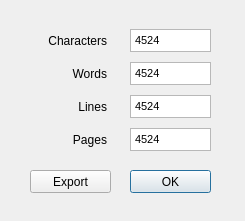
<?xml version="1.0" encoding="UTF-8"?>
<ui version="4.0">
 <class>resultCount</class>
 <widget class="QDialog" name="resultCount">
  <property name="geometry">
   <rect>
    <x>0</x>
    <y>0</y>
    <width>245</width>
    <height>221</height>
   </rect>
  </property>
  <property name="sizePolicy">
   <sizepolicy hsizetype="Fixed" vsizetype="Fixed">
    <horstretch>0</horstretch>
    <verstretch>0</verstretch>
   </sizepolicy>
  </property>
  <property name="minimumSize">
   <size>
    <width>245</width>
    <height>221</height>
   </size>
  </property>
  <property name="maximumSize">
   <size>
    <width>245</width>
    <height>221</height>
   </size>
  </property>
  <property name="windowTitle">
   <string>Count results</string>
  </property>
  <property name="windowIcon">
   <iconset>
    <normaloff>../img/pdf.png</normaloff>../img/pdf.png</iconset>
  </property>
  <widget class="QLabel" name="label_4">
   <property name="geometry">
    <rect>
     <x>32</x>
     <y>128</y>
     <width>75</width>
     <height>23</height>
    </rect>
   </property>
   <property name="sizePolicy">
    <sizepolicy hsizetype="Fixed" vsizetype="Fixed">
     <horstretch>0</horstretch>
     <verstretch>0</verstretch>
    </sizepolicy>
   </property>
   <property name="minimumSize">
    <size>
     <width>75</width>
     <height>23</height>
    </size>
   </property>
   <property name="maximumSize">
    <size>
     <width>75</width>
     <height>23</height>
    </size>
   </property>
   <property name="text">
    <string>Pages</string>
   </property>
   <property name="alignment">
    <set>Qt::AlignRight|Qt::AlignTrailing|Qt::AlignVCenter</set>
   </property>
  </widget>
  <widget class="QTextBrowser" name="textBrowser_2">
   <property name="geometry">
    <rect>
     <x>130</x>
     <y>128</y>
     <width>81</width>
     <height>23</height>
    </rect>
   </property>
   <property name="sizePolicy">
    <sizepolicy hsizetype="Fixed" vsizetype="Fixed">
     <horstretch>0</horstretch>
     <verstretch>0</verstretch>
    </sizepolicy>
   </property>
   <property name="minimumSize">
    <size>
     <width>81</width>
     <height>23</height>
    </size>
   </property>
   <property name="maximumSize">
    <size>
     <width>81</width>
     <height>23</height>
    </size>
   </property>
   <property name="verticalScrollBarPolicy">
    <enum>Qt::ScrollBarAlwaysOff</enum>
   </property>
   <property name="horizontalScrollBarPolicy">
    <enum>Qt::ScrollBarAlwaysOff</enum>
   </property>
   <property name="html">
    <string>&lt;!DOCTYPE HTML PUBLIC &quot;-//W3C//DTD HTML 4.0//EN&quot; &quot;http://www.w3.org/TR/REC-html40/strict.dtd&quot;&gt;
&lt;html&gt;&lt;head&gt;&lt;meta name=&quot;qrichtext&quot; content=&quot;1&quot; /&gt;&lt;style type=&quot;text/css&quot;&gt;
p, li { white-space: pre-wrap; }
&lt;/style&gt;&lt;/head&gt;&lt;body style=&quot; font-family:'MS Shell Dlg 2'; font-size:8.25pt; font-weight:400; font-style:normal;&quot;&gt;
&lt;p style=&quot; margin-top:0px; margin-bottom:0px; margin-left:0px; margin-right:0px; -qt-block-indent:0; text-indent:0px;&quot;&gt;4524&lt;/p&gt;&lt;/body&gt;&lt;/html&gt;</string>
   </property>
  </widget>
  <widget class="QLabel" name="label_5">
   <property name="geometry">
    <rect>
     <x>32</x>
     <y>29</y>
     <width>75</width>
     <height>23</height>
    </rect>
   </property>
   <property name="sizePolicy">
    <sizepolicy hsizetype="Fixed" vsizetype="Fixed">
     <horstretch>0</horstretch>
     <verstretch>0</verstretch>
    </sizepolicy>
   </property>
   <property name="minimumSize">
    <size>
     <width>75</width>
     <height>23</height>
    </size>
   </property>
   <property name="maximumSize">
    <size>
     <width>75</width>
     <height>23</height>
    </size>
   </property>
   <property name="text">
    <string>Characters</string>
   </property>
   <property name="alignment">
    <set>Qt::AlignRight|Qt::AlignTrailing|Qt::AlignVCenter</set>
   </property>
  </widget>
  <widget class="QTextBrowser" name="textBrowser_3">
   <property name="geometry">
    <rect>
     <x>130</x>
     <y>29</y>
     <width>81</width>
     <height>23</height>
    </rect>
   </property>
   <property name="sizePolicy">
    <sizepolicy hsizetype="Fixed" vsizetype="Fixed">
     <horstretch>0</horstretch>
     <verstretch>0</verstretch>
    </sizepolicy>
   </property>
   <property name="minimumSize">
    <size>
     <width>81</width>
     <height>23</height>
    </size>
   </property>
   <property name="maximumSize">
    <size>
     <width>81</width>
     <height>23</height>
    </size>
   </property>
   <property name="verticalScrollBarPolicy">
    <enum>Qt::ScrollBarAlwaysOff</enum>
   </property>
   <property name="horizontalScrollBarPolicy">
    <enum>Qt::ScrollBarAlwaysOff</enum>
   </property>
   <property name="html">
    <string>&lt;!DOCTYPE HTML PUBLIC &quot;-//W3C//DTD HTML 4.0//EN&quot; &quot;http://www.w3.org/TR/REC-html40/strict.dtd&quot;&gt;
&lt;html&gt;&lt;head&gt;&lt;meta name=&quot;qrichtext&quot; content=&quot;1&quot; /&gt;&lt;style type=&quot;text/css&quot;&gt;
p, li { white-space: pre-wrap; }
&lt;/style&gt;&lt;/head&gt;&lt;body style=&quot; font-family:'MS Shell Dlg 2'; font-size:8.25pt; font-weight:400; font-style:normal;&quot;&gt;
&lt;p style=&quot; margin-top:0px; margin-bottom:0px; margin-left:0px; margin-right:0px; -qt-block-indent:0; text-indent:0px;&quot;&gt;4524&lt;/p&gt;&lt;/body&gt;&lt;/html&gt;</string>
   </property>
  </widget>
  <widget class="QLabel" name="label_6">
   <property name="geometry">
    <rect>
     <x>32</x>
     <y>62</y>
     <width>75</width>
     <height>23</height>
    </rect>
   </property>
   <property name="sizePolicy">
    <sizepolicy hsizetype="Fixed" vsizetype="Fixed">
     <horstretch>0</horstretch>
     <verstretch>0</verstretch>
    </sizepolicy>
   </property>
   <property name="minimumSize">
    <size>
     <width>75</width>
     <height>23</height>
    </size>
   </property>
   <property name="maximumSize">
    <size>
     <width>75</width>
     <height>23</height>
    </size>
   </property>
   <property name="text">
    <string>Words</string>
   </property>
   <property name="alignment">
    <set>Qt::AlignRight|Qt::AlignTrailing|Qt::AlignVCenter</set>
   </property>
  </widget>
  <widget class="QTextBrowser" name="textBrowser_4">
   <property name="geometry">
    <rect>
     <x>130</x>
     <y>62</y>
     <width>81</width>
     <height>23</height>
    </rect>
   </property>
   <property name="sizePolicy">
    <sizepolicy hsizetype="Fixed" vsizetype="Fixed">
     <horstretch>0</horstretch>
     <verstretch>0</verstretch>
    </sizepolicy>
   </property>
   <property name="minimumSize">
    <size>
     <width>81</width>
     <height>23</height>
    </size>
   </property>
   <property name="maximumSize">
    <size>
     <width>81</width>
     <height>23</height>
    </size>
   </property>
   <property name="verticalScrollBarPolicy">
    <enum>Qt::ScrollBarAlwaysOff</enum>
   </property>
   <property name="horizontalScrollBarPolicy">
    <enum>Qt::ScrollBarAlwaysOff</enum>
   </property>
   <property name="html">
    <string>&lt;!DOCTYPE HTML PUBLIC &quot;-//W3C//DTD HTML 4.0//EN&quot; &quot;http://www.w3.org/TR/REC-html40/strict.dtd&quot;&gt;
&lt;html&gt;&lt;head&gt;&lt;meta name=&quot;qrichtext&quot; content=&quot;1&quot; /&gt;&lt;style type=&quot;text/css&quot;&gt;
p, li { white-space: pre-wrap; }
&lt;/style&gt;&lt;/head&gt;&lt;body style=&quot; font-family:'MS Shell Dlg 2'; font-size:8.25pt; font-weight:400; font-style:normal;&quot;&gt;
&lt;p style=&quot; margin-top:0px; margin-bottom:0px; margin-left:0px; margin-right:0px; -qt-block-indent:0; text-indent:0px;&quot;&gt;4524&lt;/p&gt;&lt;/body&gt;&lt;/html&gt;</string>
   </property>
  </widget>
  <widget class="QLabel" name="label_7">
   <property name="geometry">
    <rect>
     <x>32</x>
     <y>95</y>
     <width>75</width>
     <height>23</height>
    </rect>
   </property>
   <property name="sizePolicy">
    <sizepolicy hsizetype="Fixed" vsizetype="Fixed">
     <horstretch>0</horstretch>
     <verstretch>0</verstretch>
    </sizepolicy>
   </property>
   <property name="minimumSize">
    <size>
     <width>75</width>
     <height>23</height>
    </size>
   </property>
   <property name="maximumSize">
    <size>
     <width>75</width>
     <height>23</height>
    </size>
   </property>
   <property name="text">
    <string>Lines</string>
   </property>
   <property name="alignment">
    <set>Qt::AlignRight|Qt::AlignTrailing|Qt::AlignVCenter</set>
   </property>
  </widget>
  <widget class="QTextBrowser" name="textBrowser_5">
   <property name="geometry">
    <rect>
     <x>130</x>
     <y>95</y>
     <width>81</width>
     <height>23</height>
    </rect>
   </property>
   <property name="sizePolicy">
    <sizepolicy hsizetype="Fixed" vsizetype="Fixed">
     <horstretch>0</horstretch>
     <verstretch>0</verstretch>
    </sizepolicy>
   </property>
   <property name="minimumSize">
    <size>
     <width>81</width>
     <height>23</height>
    </size>
   </property>
   <property name="maximumSize">
    <size>
     <width>81</width>
     <height>23</height>
    </size>
   </property>
   <property name="verticalScrollBarPolicy">
    <enum>Qt::ScrollBarAlwaysOff</enum>
   </property>
   <property name="horizontalScrollBarPolicy">
    <enum>Qt::ScrollBarAlwaysOff</enum>
   </property>
   <property name="html">
    <string>&lt;!DOCTYPE HTML PUBLIC &quot;-//W3C//DTD HTML 4.0//EN&quot; &quot;http://www.w3.org/TR/REC-html40/strict.dtd&quot;&gt;
&lt;html&gt;&lt;head&gt;&lt;meta name=&quot;qrichtext&quot; content=&quot;1&quot; /&gt;&lt;style type=&quot;text/css&quot;&gt;
p, li { white-space: pre-wrap; }
&lt;/style&gt;&lt;/head&gt;&lt;body style=&quot; font-family:'MS Shell Dlg 2'; font-size:8.25pt; font-weight:400; font-style:normal;&quot;&gt;
&lt;p style=&quot; margin-top:0px; margin-bottom:0px; margin-left:0px; margin-right:0px; -qt-block-indent:0; text-indent:0px;&quot;&gt;4524&lt;/p&gt;&lt;/body&gt;&lt;/html&gt;</string>
   </property>
  </widget>
  <widget class="QPushButton" name="pushButton">
   <property name="geometry">
    <rect>
     <x>30</x>
     <y>170</y>
     <width>81</width>
     <height>23</height>
    </rect>
   </property>
   <property name="sizePolicy">
    <sizepolicy hsizetype="Fixed" vsizetype="Fixed">
     <horstretch>0</horstretch>
     <verstretch>0</verstretch>
    </sizepolicy>
   </property>
   <property name="minimumSize">
    <size>
     <width>81</width>
     <height>23</height>
    </size>
   </property>
   <property name="maximumSize">
    <size>
     <width>81</width>
     <height>23</height>
    </size>
   </property>
   <property name="text">
    <string>Export</string>
   </property>
   <property name="autoDefault">
    <bool>false</bool>
   </property>
  </widget>
  <widget class="QPushButton" name="pushButton_2">
   <property name="geometry">
    <rect>
     <x>130</x>
     <y>170</y>
     <width>81</width>
     <height>23</height>
    </rect>
   </property>
   <property name="sizePolicy">
    <sizepolicy hsizetype="Fixed" vsizetype="Fixed">
     <horstretch>0</horstretch>
     <verstretch>0</verstretch>
    </sizepolicy>
   </property>
   <property name="minimumSize">
    <size>
     <width>81</width>
     <height>23</height>
    </size>
   </property>
   <property name="maximumSize">
    <size>
     <width>81</width>
     <height>23</height>
    </size>
   </property>
   <property name="text">
    <string>OK</string>
   </property>
  </widget>
 </widget>
 <resources/>
 <connections/>
</ui>
